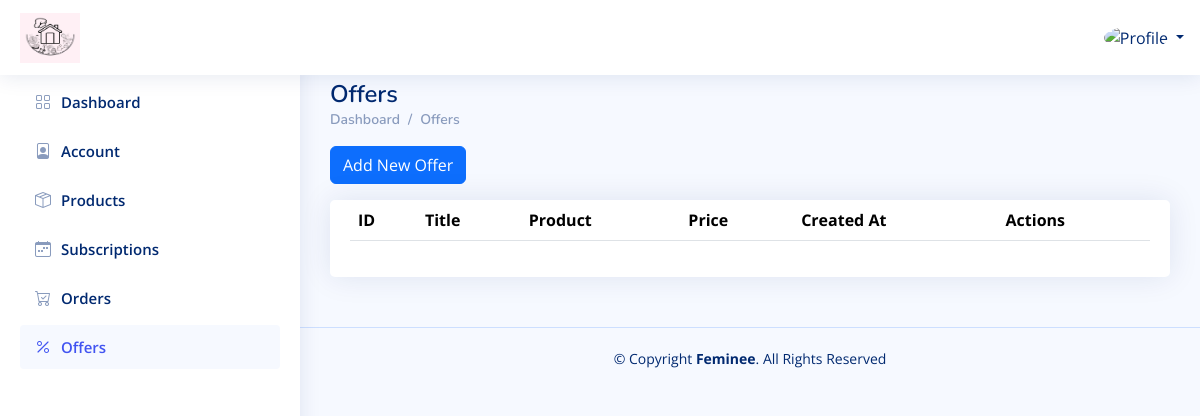
The app's page /Seller_Dashboard/Offers.php (signed in), older data.
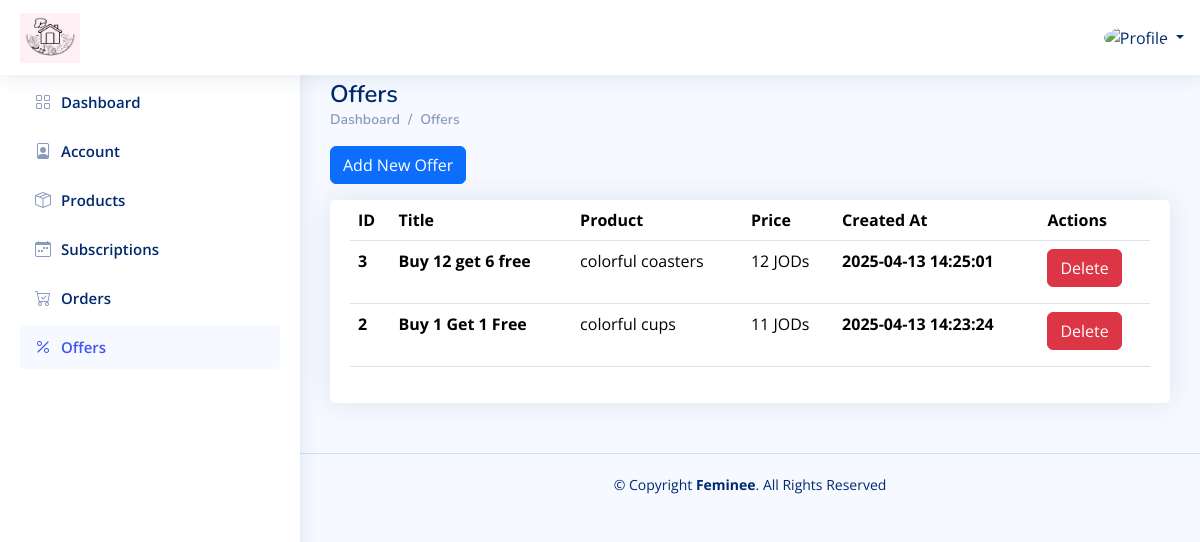
The same page, newer data.
### tables this page shows
CREATE TABLE `offers` (
  `id` int(11) NOT NULL,
  `seller_id` int(11) NOT NULL,
  `product_id` int(11) NOT NULL,
  `title` varchar(250) NOT NULL,
  `description` text NOT NULL,
  `price` double NOT NULL,
  `active` tinyint(1) NOT NULL DEFAULT 1,
  `created_at` timestamp NOT NULL DEFAULT current_timestamp()
);

CREATE TABLE `products` (
  `id` int(11) NOT NULL,
  `category_id` int(11) NOT NULL,
  `sub_category_id` int(11) NOT NULL,
  `seller_id` int(11) NOT NULL,
  `name` varchar(250) NOT NULL,
  `image` varchar(250) NOT NULL,
  `description` text NOT NULL,
  `price` double NOT NULL,
  `total_rate` double NOT NULL DEFAULT 0,
  `is_customized` tinyint(1) NOT NULL,
  `active` int(11) NOT NULL DEFAULT 1,
  `qty` int(11) DEFAULT NULL,
  `created_at` timestamp NOT NULL DEFAULT current_timestamp()
);

### Seller_Dashboard/Offers.php (the view, shortened to what the changed rows need)
<?php
    include "../Connect.php";
    $S_ID = $_SESSION['S_Log'];
?>
<!DOCTYPE html>
<html lang="en">
  <head>
    <link
      href="../assets/vendor/bootstrap/css/bootstrap.min.css"
      rel="stylesheet"
    />
    <link
      href="../assets/vendor/bootstrap-icons/bootstrap-icons.css"
      rel="stylesheet"
    />
    <link href="../assets/vendor/boxicons/css/boxicons.min.css" rel="stylesheet" />
    <link href="../assets/vendor/quill/quill.snow.css" rel="stylesheet" />
    <link href="../assets/vendor/quill/quill.bubble.css" rel="stylesheet" />
    <link href="../assets/vendor/remixicon/remixicon.css" rel="stylesheet" />
    <link href="../assets/vendor/simple-datatables/style.css" rel="stylesheet" />
    <link href="../assets/css/style.css" rel="stylesheet" />
  </head>
  <body>
    <main id="main" class="main">
      <div class="pagetitle">
        <h1>Offers</h1>
      </div>
      <section class="section">
        <div class="row">
         <div class="col-lg-12 col-md-12 col-sm-12">
            <div class="card">
              <div class="card-body">
                <table class="table datatable">
                  <thead>
                    <tr>
                      <th scope="col">ID</th>
                      <th scope="col">Title</th>
                      <th scope="col">Product</th>
                      <th scope="col">Price</th>
                      <th scope="col">Created At</th>
                      <th scope="col">Actions</th>
                    </tr>
                  </thead>
                  <tbody>
                  <?php
                      $sql1 = mysqli_query($con, "SELECT * from offers WHERE seller_id = '$S_ID' ORDER BY id DESC");
                      while ($row1 = mysqli_fetch_array($sql1)) {
                          $offer_id    = $row1['id'];
                          $offer_title = $row1['title'];
                          $product_id  = $row1['product_id'];
                          $price       = $row1['price'];
                          $active      = $row1['active'];
                          $created_at  = $row1['created_at'];
                          $sql2 = mysqli_query($con, "SELECT * from products WHERE id = '$product_id'");
                          $row2 = mysqli_fetch_array($sql2);
                          $product_name = $row2['name'];
                      ?>
                    <tr>
                      <th scope="row"><?php echo $offer_id ?></th>
                      <th scope="row"><?php echo $offer_title ?></th>
                      <td><?php echo $product_name ?></td>
                      <td><?php echo $price ?> JODs</td>
                      <th scope="row"><?php echo $created_at ?></th>
                      <td>
              <div class="d-flex flex-column">
              <div class="d-flex mb-2">
                        <?php if ($active == 1) {?>
<a href="./DeleteOrRestoreOffer.php?offer_id=<?php echo $offer_id ?>&isActive=<?php echo 0 ?>" class="btn btn-danger">Delete</a>
<?php } else {?>
  <a href="./DeleteOrRestoreOffer.php?offer_id=<?php echo $offer_id ?>&isActive=<?php echo 1 ?>" class="btn btn-primary">Restore</a>
<?php }?>
                        </div>
              </div>
                      </td>
                    </tr>
<?php
}?>
                  </tbody>
                </table>
              </div>
            </div>
          </div>
        </div>
      </section>
    </main>
  </body>
</html>

Row changes from the older to the newer data that the page shows:
added offers: id "3", title "Buy 12 get 6 free", product.name "colorful coasters", price "12", created_at "2025-04-13 14:25:01"
added offers: id "2", title "Buy 1 Get 1 Free", product.name "colorful cups", price "11", created_at "2025-04-13 14:23:24"
